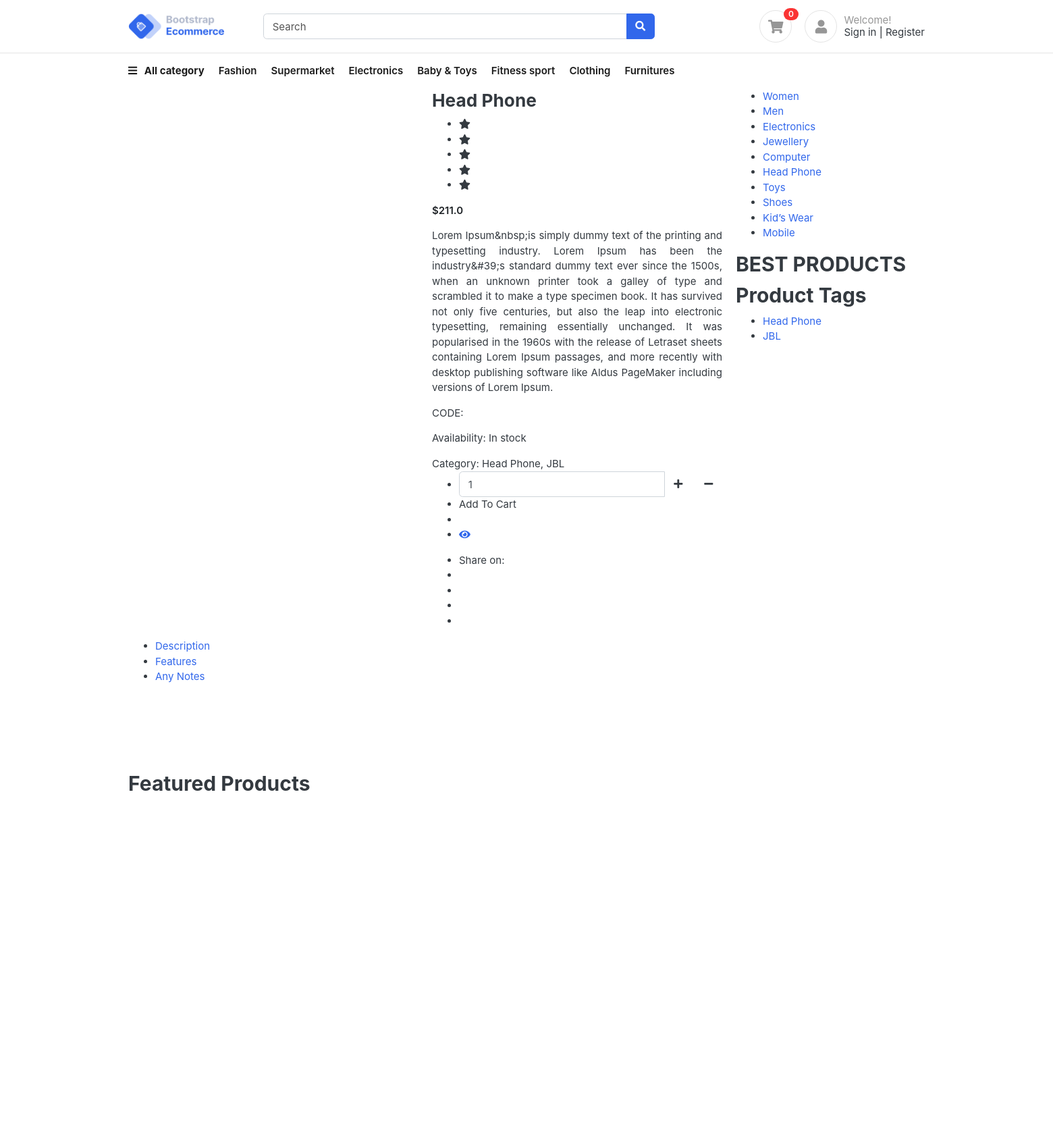
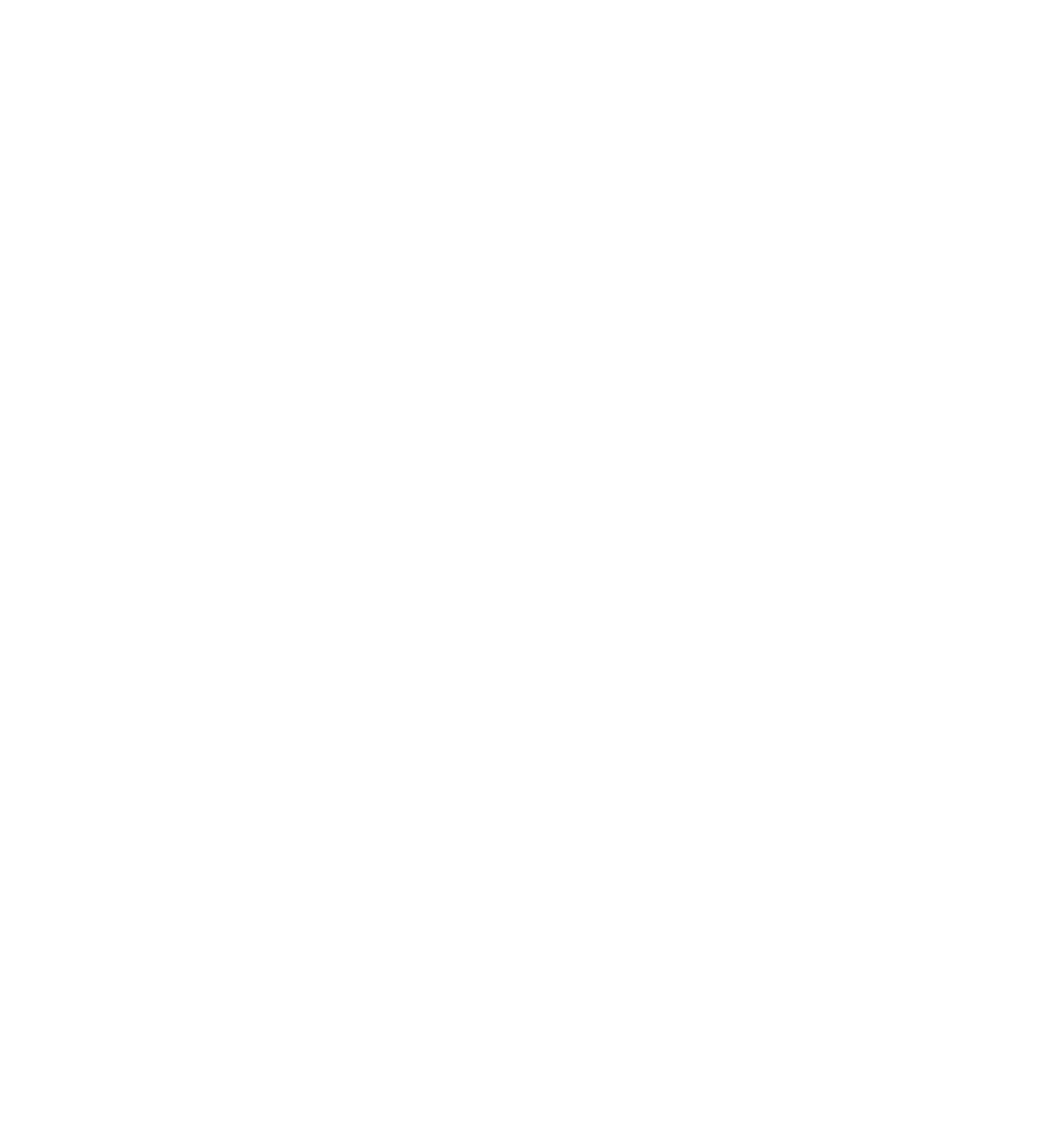
The app's page /product-detail/head-phone/ (upper part) with its own data (2 pictures, top to bottom).
### product/models.py (models this page shows, shortened)
class Products(models.Model):
    name = models.CharField(max_length=500, verbose_name='Heading')
    slug = models.SlugField(
        max_length=1000, unique=True, null=True, blank=True)
    date = models.DateField(verbose_name="Date")
    category = TreeManyToManyField(Section, related_name='products')
    specification = RichTextField(verbose_name='spacification for a product')
    product_no = models.CharField(verbose_name='prodcut no', max_length=50)
    Note = models.TextField(max_length=500, verbose_name='Any Notes')
    Features = RichTextField(verbose_name='features of products', null=True, blank=True)
    url = models.CharField(verbose_name='working of this Products video url ', max_length=1000, null=True, blank=True)
    content = RichTextField(verbose_name='Content')
    dummy_price = models.FloatField(null=True, blank=True)
    price = models.FloatField(default=0.0)
    weight = models.FloatField(default=0.0, verbose_name="Weight in grams")
    meta_keywords = models.TextField(
        verbose_name="Meta Keywords", null=True, blank=True)
    meta_description = models.TextField(
        verbose_name="Meta Description", null=True, blank=True)
    count = models.IntegerField()
    is_slide = models.BooleanField(
        default=False, verbose_name="Show in slider ?")
    image_slider = ImageSpecField(source='image',
                                  processors=[ResizeToFill(262, 220)],
                                  format='JPEG',
                                  options={'quality': 60})
    image = ProcessedImageField(upload_to='images/products',
                                format='JPEG',
                                          options={'quality': 60}, verbose_name="Image (220px X 270px)")
    tax_included = models.BooleanField(default=True)
    service_tax = models.FloatField(
        default=0.0, verbose_name="Service tax(mention in  percetage)")
    sales_tax = models.FloatField(
        default=0.0, verbose_name="Sales tax(mention in  percetage)")
    vat = models.FloatField(
        default=0.0, verbose_name="Value Added Tax(mention in  percetage)")
    cess = models.FloatField(
        default=0.0, verbose_name="Cess Tax(mention in percetage)")
    cst = models.FloatField(
        default=0.0, verbose_name="Central Sales Tax(mention in  percetage)")
    is_featured = models.BooleanField(default=False)
    is_hot = models.BooleanField(default=False)
    active = models.BooleanField(default=True, verbose_name="Active or Not")
    image_thumbnail = ImageSpecField(source='image',
                                     processors=[ResizeToFill(233, 233)],
                                     format='JPEG',
                                     options={'quality': 60})
    image_thumbnail2 = ImageSpecField(source='image',
                                      processors=[ResizeToFill(60, 60)],
                                      format='JPEG',
                                      options={'quality': 60})
    def short_image(self):
        if self.image_thumbnail:
            return u'<img src="%s" />' % self.image_thumbnail.url
    short_image.short_description = 'Thumbnail'
    short_image.allow_tags = True
    def sections(self):
        section = []
        for category in self.category.all():
            section.append(category.name)
        return ", ".join(section)
    class Meta:
        verbose_name = ("Product")
        verbose_name_plural = ("Products")

class Section(MPTTModel):
    name = models.CharField(max_length=50, unique=True)
    feauterd_image = ProcessedImageField(upload_to='images/category',
                                         format='JPEG',
                                         options={'quality': 60}, null=True, blank=True, verbose_name="image(height:346px,width:895px)")
    parent = TreeForeignKey(
        'self', null=True, blank=True, related_name='children', on_delete=models.CASCADE)
    image_thumbnail = ImageSpecField(source='feauterd_image',
                                     processors=[ResizeToFill(233, 233)],
                                     format='JPEG',
                                     options={'quality': 60})
    slug = models.SlugField(max_length=100, unique=True, null=True, blank=True)
    url = models.CharField(max_length=255, null=True, blank=True)
    is_menu = models.BooleanField(default=False, verbose_name="Is Menu")
    icon_class = models.CharField(max_length=50, null=True, blank=True,
        verbose_name="Icon class name(eg: flaticon-dress-1)")
    def short_image(self):
        if self.image_thumbnail:
            return u'<img src="%s" />' % self.image_thumbnail.url
    short_image.short_description = 'Thumbnail'
    short_image.allow_tags = True
    class MPTTMeta:
        level_attr = 'mptt_level'
        order_insertion_by = ['name']

### product/views.py (the view)
# urls.py: path('product-detail/<slug:slug>/', ProductDetailView.as_view(), name='product-detail'),
class ProductDetailView(JSONResponseMixin, DetailView):
    model = Products
    template_name = 'product/products_detail.html'
    def get_context_data(self, **kwargs):
        context = super().get_context_data(**kwargs)
        context["related_products"] = self.model.objects.filter(category__in=
            [i.id for i in self.object.category.all()]).exclude(slug= self.object.slug)
        return context
    def render_to_response(self, context):
        if self.request.is_ajax():
            product_json = ProductsSerializer(
                context['object'], context={"request": self.request}).data
            return self.render_to_json_response(product_json)
        else:
            return super().render_to_response(context)

### home/models.py (called while the page is built)
    def get_logo(self):
        if not self.logo:
            return "/static/site_config/no_image.jpeg"
        return  self.logo.url

    def get_favicon(self):
        if not self.fav_icon:
            return "/static/site_config/favicon.png"
        return self.fav_icon.url

### home/templatetags/base.py (called while the page is built)
@register.inclusion_tag('tags/category_side_1.html', takes_context=True)
def side_category_tag_1(context, product_id=None,  user=None):
    product = get_object_or_404(Products, id=product_id)
    category_ids = [ i.id for i in product.category.all()]
    related_products = Products.objects.filter(category__in = category_ids
    ).exclude(id=product_id)
    categories = Section.objects.filter(parent__isnull=True)
    return {'nodes': categories, 'related_products': related_products, 'product': product}

@register.inclusion_tag('tags/tree_structure.html', takes_context=True)
def tree_structure(context, category):
    subs = category.children.all()
    return {"subs": subs}

### templates/product/products_detail.html (shortened to what this page needs)
{% extends 'base.html' %}
{% load static %}
{% load base %}
{% block maincontent %}
<div class="product-details1-area">
   <div class="container">
      <div class="row">
         <div class="col-lg-9 col-md-9 col-sm-12 col-xs-12 col-md-push-3">
            <div class="inner-shop-details">
               <div class="product-details-info-area">
                  <div class="row">
                     <div class="col-lg-6 col-md-6 col-sm-6 col-xs-12">
                        <div class="inner-product-details-left">
                           <div class="tab-content">
                           </div>
                        </div>
                     </div>
                     <div class="col-lg-6 col-md-6 col-sm-6 col-xs-12">
                        <div class="inner-product-details-right">
                           <h3>{{object.name}}</h3>
                           <ul>
                              <li><i class="fa fa-star" aria-hidden="true"></i></li>
                              <li><i class="fa fa-star" aria-hidden="true"></i></li>
                              <li><i class="fa fa-star" aria-hidden="true"></i></li>
                              <li><i class="fa fa-star" aria-hidden="true"></i></li>
                              <li><i class="fa fa-star" aria-hidden="true"></i></li>
                           </ul>
                           <p class="price">${{object.price}}</p>
                           <p style="text-align: justify">{{object.specification | striptags}}</p>
                           <div class="product-details-content">
                              <p><span>CODE:</span> {{object.project_no}}</p>
                              <p><span>Availability:</span> In stock</p>
                              <p><span>Category:</span> {{object.sections}} </p>
                           </div>
                           <form id="checkout-form">
                              <ul class="inner-product-details-cart">
                                 <li>
                                    <div class="input-group quantity-holder" id="quantity-holder">
                                       <input type="text" name="quantity" class="form-control quantity-input" value="1" placeholder="1">
                                       <div class="input-group-btn-vertical">
                                          <button class="btn btn-default quantity-plus" type="button"><i class="fa fa-plus" aria-hidden="true"></i></button>
                                          <button class="btn btn-default quantity-minus" type="button"><i class="fa fa-minus" aria-hidden="true"></i></button>
                                       </div>
                                    </div>
                                 </li>
                                 <li><a onclick="WishlistProduct('{{object.slug}}')">Add To Cart</a></li>
                                 <li><a href="product-details1.html#"></a></li>
                                 <li><a href="product-details1.html#" data-toggle="modal" data-target="#myModal"><i class="fa fa-eye" aria-hidden="true"></i></a></li>
                              </ul>
                           </form>
                           <ul class="product-details-social">
                              <li>Share on:</li>
                              <li><a href="product-details1.html#"><i class="fa fa-facebook" aria-hidden="true"></i></a></li>
                              <li><a href="product-details1.html#"><i class="fa fa-twitter" aria-hidden="true"></i></a></li>
                              <li><a href="product-details1.html#"><i class="fa fa-linkedin" aria-hidden="true"></i></a></li>
                              <li><a href="product-details1.html#"><i class="fa fa-pinterest" aria-hidden="true"></i></a></li>
                           </ul>
                        </div>
                     </div>
                  </div>
               </div>
               <div class="product-details-tab-area">
                  <div class="row">
                     <div class="col-lg-12 col-md-12 col-sm-12">
                        <ul>
                           <li class="active"><a href="product-details1.html#description" data-toggle="tab" aria-expanded="false">Description</a></li>
                           <li><a href="product-details1.html#review" data-toggle="tab" aria-expanded="false">Features</a></li>
                           <li><a href="product-details1.html#add-tags" data-toggle="tab" aria-expanded="false">Any Notes</a></li>
                        </ul>
                     </div>
                     <div class="col-lg-12 col-md-12 col-sm-12">
                        <div class="tab-content">
                        </div>
                     </div>
                  </div>
               </div>
               <div class="featured-products-area2">
                  <div class="row">
                     <div class="col-lg-12 col-md-12 col-sm-12 col-xs-12">
                        <h2 class="title-carousel">Featured Products</h2>
                     </div>
                  </div>
                  <div class="metro-carousel owl-carousel owl-theme owl-loaded owl-responsive-1199" data-loop="true" data-items="3" data-margin="30" data-autoplay="true" data-autoplay-timeout="10000" data-smart-speed="2000" data-dots="false" data-nav="true" data-nav-speed="false" data-r-x-small="1" data-r-x-small-nav="true" data-r-x-small-dots="false" data-r-x-medium="2" data-r-x-medium-nav="true" data-r-x-medium-dots="false" data-r-small="2" data-r-small-nav="true" data-r-small-dots="false" data-r-medium="3" data-r-medium-nav="true" data-r-medium-dots="false" data-r-large="3" data-r-large-nav="true" data-r-large-dots="false">
                     <div class="owl-stage-outer">
                        <div class="owl-stage" style="transform: translate3d(-878.001px, 0px, 0px); transition: all 2s ease 0s; width: 3512px;">
                        </div>
                     </div>
                  </div>
               </div>
            </div>
         </div>
         {% side_category_tag_1 product_id=object.id %}
      </div>
   </div>
</div>
{% endblock maincontent %}

### templates/tags/category_side_1.html (shortened to what this page needs)
{% load base %}
<div class="col-lg-3 col-md-3 col-sm-12 col-xs-12 col-md-pull-9">
   <div class="category-menu-area close-on-tab sidebar-section-margin" id="category-menu-area">
      <ul >
         {% for category in nodes %}
            <li>
               <a href="index.html#">
                  {{category.name}}
               </a>
            </li>
         {% endfor %}
      </ul>
   </div>
   <div class="best-products sidebar-section-margin">
        <h2 class="title-sidebar">BEST PRODUCTS</h2>
    </div>
    <div class="product-tags sidebar-section-margin">
        <h2 class="title-sidebar">Product Tags</h2>
        <ul>
            {% for category in product.category.all %}
               <li><a href="product-details1.html#">{{category.name}}</a></li>
            {% endfor %}
        </ul>
    </div>
</div>

### static/css/ui.css (style rules this page uses)
html { font-family: 'Inter', sans-serif; font-size: 15px; }
p:last-child { margin-bottom: 0; }
.price { font-weight: 600; color: #212529; }

### records on screen
Products: name "Head Phone", price "211.0", specification "Lorem Ipsum&nbsp;is simply dummy text of the printing and typesetting industry. Lorem Ipsum has been the industry&#39;s standard dummy text ever since the 1500s, when an unknown printer took a galley of type and scrambled it to make a type specimen book. It has survived not only five centuries, but also the leap into electronic typesetting, remaining essentially unchanged. It was popularised in the 1960s with the release of Letraset sheets containing Lorem Ipsum passages, and more recently with desktop publishing software like Aldus PageMaker including versions of Lorem Ipsum.", sections "Head Phone, JBL"
Section: name "Women"
Section: name "Men"
Section: name "Electronics"
Section: name "Jewellery"
Section: name "Computer"
Section: name "Head Phone"
Section: name "Toys"
Section: name "Shoes"
Section: name "Kid’s Wear"
Section: name "Mobile"
Section: name "JBL"
